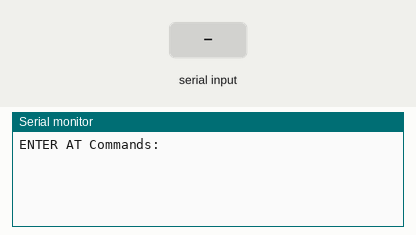
Bench run of a sketch on a simulated Arduino Uno, built with avr-gcc and run on an emulated ATmega328P. Parts: the last lines printed to the serial monitor. The test bench sets the inputs (shaded band).

Above: at 1.2 s.
1.3 s: "1" received over the second serial link
At 2.0 s:
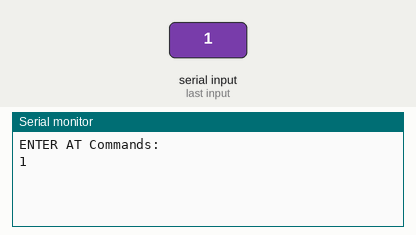
2.8 s: "0" received over the second serial link
At 3.2 s:
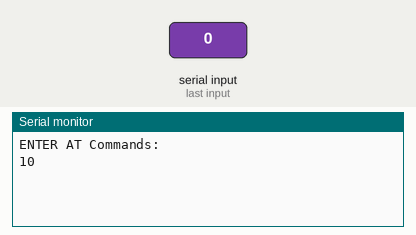

The sketch:

bluth_spec_2.ino
```cpp
//use BLUETOOTH module HC10
//type this comment in serial module
    //1. AT ==> Test Command or Disconnect Command. If the module is not connected to a remote device it will reply: “OK”. || If the module has a connection then the connection will be closed. If the notification setting is active, the module will reply with “OK+LOST”
    //2. AT+NAME**** ==> to give a name your device  (**** = your propose name)
    //3. AT+PASS****** ==> to give a password your device  (6 digits )
    //4. AT+ROLE? ==> T+ROLE? returns either 0 or 1.|| 0 = Slave or Peripheral , 1 = Master or Central. The default setting is 0 (Slave).
    //5. AT+ROLEx ==> Set the device role. x is 0 or 1. To change to Slave/Peripheral mode use AT+ROLE0. This will return OK+Set:0 || To change to Master/Central mode use AT+ROLE1. This will return OK+Set:1 || AT+ROLEx mat require a reset before the changes take place.
    //6. AT+IMMEx ==> Set the start up mode. AT+IMME0 sets auto connect on start* || AT+IMMEx mat require a reset before the changes take place.
    //7. AT+RESET ==> Restarts the module
    //8. AT+RENEW ==> Resets the module to the factory settings

#include <SoftwareSerial.h>
#define BT_TX 2
#define BT_RX 3

SoftwareSerial mySerial(BT_TX, BT_RX);

void setup(){
  Serial.begin(9600);
  Serial.println("ENTER AT Commands:");
  mySerial.begin(9600);

}

void loop(){
  if(mySerial.available()){
    Serial.write(mySerial.read());
    }
    if(Serial.available()){
      delay(5);
      mySerial.write(Serial.read());
    }
}
```

Measured:
- after the input at 1.3 s, the serial monitor: prints a new line at once (image 1)
- after the input at 2.8 s, the serial monitor: prints a new line at once (image 2)
